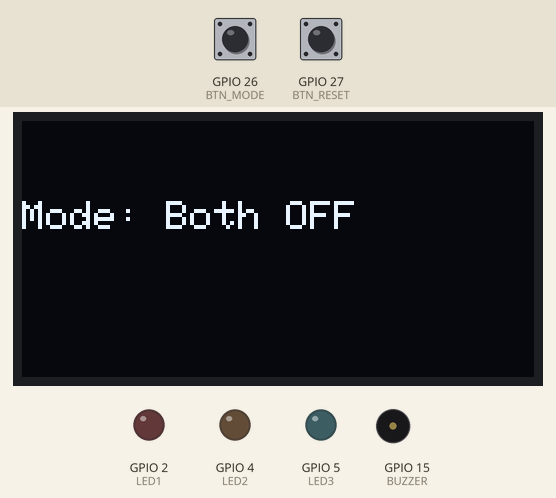
The sketch below on a simulated ESP32. Shown: 128×64 one-colour display, output pins drawn as LEDs (lit = HIGH), buzzer (waves = sounding). The test bench sets the inputs (shaded band); at power-on: GPIO 27 (BTN_RESET) HIGH, GPIO 26 (BTN_MODE) HIGH.

Above: at 1.2 s.
1.3 s: GPIO 27 (BTN_RESET) pulled LOW for 0.15 s
At 2.9 s:
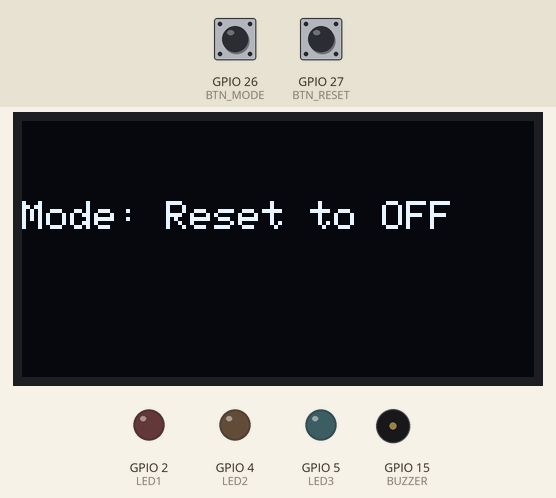
3.2 s: GPIO 26 (BTN_MODE) pulled LOW for 0.15 s
At 3.8 s:
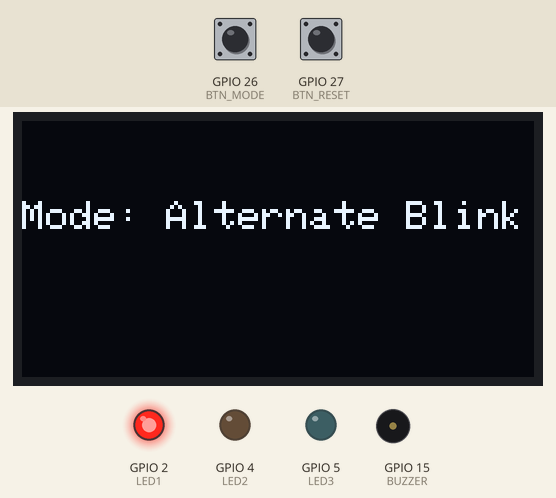
3.9 s: GPIO 26 (BTN_MODE) pulled LOW for 1 s
At 4.81 s:
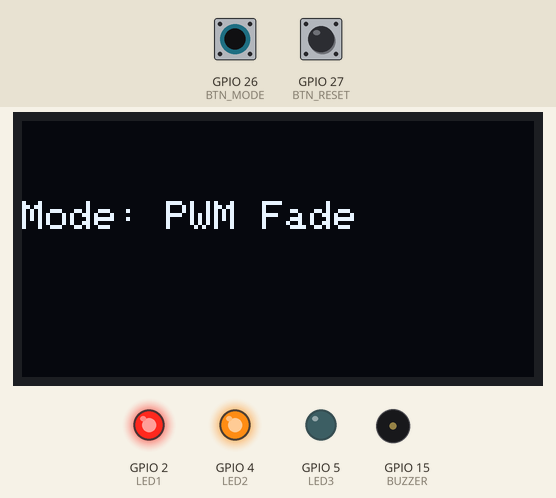
5.5 s: GPIO 26 (BTN_MODE) pulled LOW for 3.2 s
At 8.53 s:
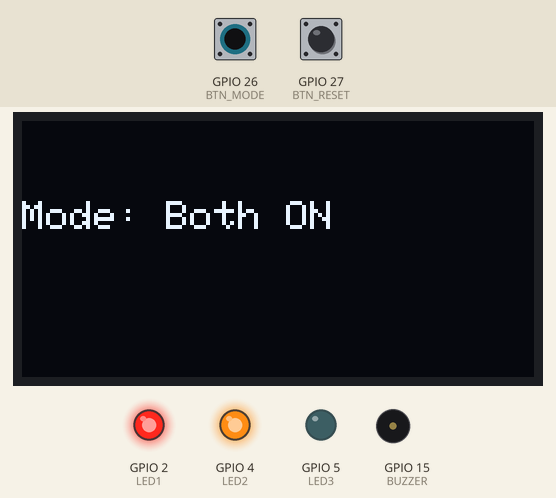
Timing chart, 0 to 10.3 s (numbered marks = the images above; inputs shaded):
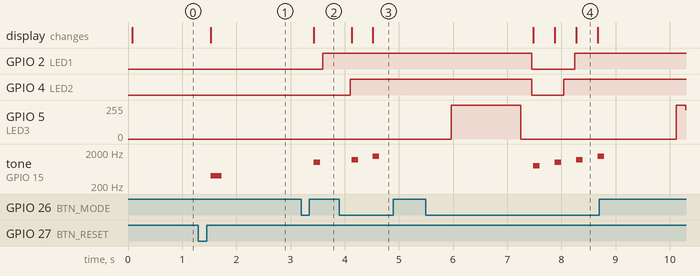

Measured:
- after the input at 1.3 s, tone on GPIO 15 (BUZZER): silent → 400 Hz after 0.23 s, → silent 0.20 s later; the display: changes after 0.23 s (image 1)
- after the input at 3.2 s, GPIO 2 (LED1): LOW → HIGH after 0.40 s; tone on GPIO 15 (BUZZER): silent → 1000 Hz after 0.23 s, → silent 0.12 s later; the display: first differs from a run without the input after 0.23 s (image 2)
- after the input at 3.9 s, GPIO 2 (LED1): stays HIGH (without the input it goes to LOW after 0.20 s); GPIO 4 (LED2): goes on until 4.1 s, then stays HIGH
- after the input at 5.5 s, GPIO 2 (LED1): HIGH → LOW after 2.0 s, → HIGH 0.79 s later; GPIO 4 (LED2): HIGH → LOW after 2.0 s, → HIGH 0.59 s later; tone on GPIO 15 (BUZZER): plays 800 Hz for 0.12 s, 1000 Hz for 0.12 s, 1200 Hz for 0.12 s, 1500 Hz for 0.12 s, starting after 2.0 s; the display: first changes after 2.0 s (image 4 shows a later state)

The sketch:

sketch.ino
```cpp
/*
  Project: LED Controller with OLED and Buzzer
  Name: Muhammad Abdullah
  Reg No: 23-NTU-CS-1056
  Date: 23-Oct-2025
*/

#include <Arduino.h>
#include <Wire.h>
#include <Adafruit_GFX.h>
#include <Adafruit_SSD1306.h>

// --- Pin definitions ---
#define LED1 2           // LED 1 pin
#define LED2 4           // LED 2 pin
#define LED3 5           // LED 3 (PWM LED)
#define BTN_MODE 26      // Button for changing modes
#define BTN_RESET 27     // Button for resetting to OFF
#define BUZZER 15        // Buzzer pin

// --- OLED display object ---
Adafruit_SSD1306 display(128, 64, &Wire, -1);

// --- Variables for modes and LED control ---
int mode = 0;                     // stores current LED mode (1–4)
unsigned long prevMillis = 0;     // for timing LED blink
bool ledState = false;             // LED toggle flag

// --- Function: show message on OLED ---
void showMsg(String msg) {
  display.clearDisplay();          // clear old screen content
  display.setTextSize(1);
  display.setTextColor(WHITE);
  display.setCursor(0, 20);
  display.print("Mode: ");         // show "Mode:" label
  display.println(msg);            // print current mode
  display.display();               // update OLED screen
}

// --- Function: make a short beep sound ---
void beepBuzzer(int freq, int dur) {
  tone(BUZZER, freq, dur);         // start buzzer tone
  delay(dur + 50);                 // wait for duration
  noTone(BUZZER);                  // stop buzzer
}

void setup() {
  // --- Pin setup ---
  pinMode(LED1, OUTPUT);
  pinMode(LED2, OUTPUT);
  pinMode(LED3, OUTPUT);
  pinMode(BTN_MODE, INPUT_PULLUP);   // use internal pull-up
  pinMode(BTN_RESET, INPUT_PULLUP);
  pinMode(BUZZER, OUTPUT);

  // --- Initialize OLED display ---
  display.begin(SSD1306_SWITCHCAPVCC, 0x3C);
  display.clearDisplay();
  display.display();

  showMsg("Both OFF");              // show default mode at start
}

void loop() {
  // --- Check Mode button ---
  if (digitalRead(BTN_MODE) == LOW) {
    delay(200);                     // debounce delay
    mode++;                         // next mode
    if (mode > 4) mode = 1;         // wrap back to mode 1 after 4

    // --- Change behavior based on selected mode ---
    switch (mode) {
      case 1:
        // Mode 1: Both LEDs OFF
        digitalWrite(LED1, LOW);
        digitalWrite(LED2, LOW);
        showMsg("Both OFF");
        beepBuzzer(800, 120);       // short beep
        break;

      case 2:
        // Mode 2: Alternate Blink
        showMsg("Alternate Blink");
        beepBuzzer(1000, 120);
        break;

      case 3:
        // Mode 3: Both LEDs ON
        digitalWrite(LED1, HIGH);
        digitalWrite(LED2, HIGH);
        showMsg("Both ON");
        beepBuzzer(1200, 120);
        break;

      case 4:
        // Mode 4: PWM Fade
        showMsg("PWM Fade");
        beepBuzzer(1500, 120);
        break;
    }
  }

  // --- Check Reset button ---
  if (digitalRead(BTN_RESET) == LOW) {
    delay(200);
    mode = 1;                        // go back to mode 1 (OFF)
    digitalWrite(LED1, LOW);
    digitalWrite(LED2, LOW);
    analogWrite(LED3, 0);
    showMsg("Reset to OFF");
    beepBuzzer(400, 200);
  }

  // --- Mode behaviors ---
  if (mode == 2) { // Alternate Blink mode
    if (millis() - prevMillis >= 500) {
      prevMillis = millis();
      ledState = !ledState;           // toggle state
      digitalWrite(LED1, ledState);
      digitalWrite(LED2, !ledState);
    }
  }

  if (mode == 4) { // PWM Fade mode
    // increase LED brightness
    for (int i = 0; i <= 255; i++) {
      analogWrite(LED3, i);
      delay(5);
    }
    // decrease LED brightness
    for (int i = 255; i >= 0; i--) {
      analogWrite(LED3, i);
      delay(5);
    }
  }
}
```
